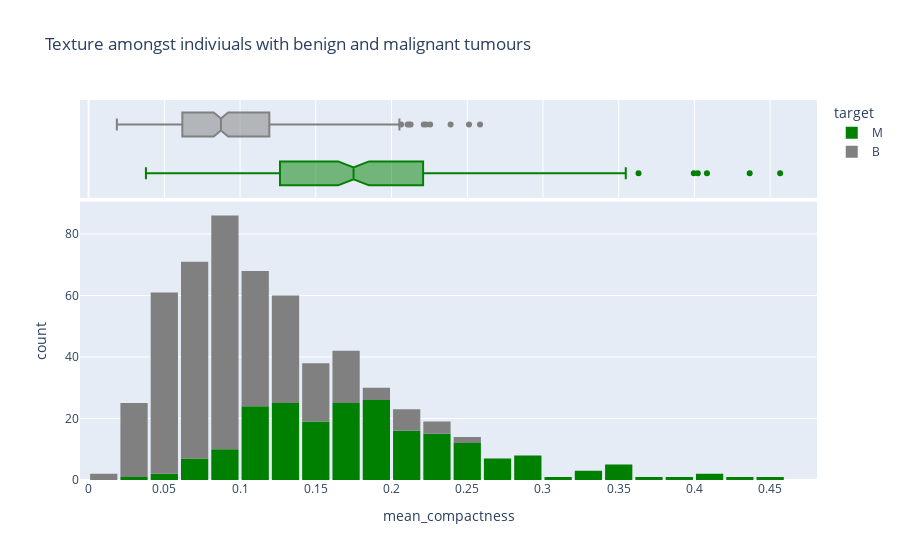

The notebook cell this image was saved under:
### Code cell
fig6= px.histogram(merged_df_chopped, 
                   x='mean_compactness', 
                   marginal='box', 
                   color='target', 
                   color_discrete_sequence=['green', 'grey'], 
                   title='Compactness amongst indiviuals with benign and malignant tumours')
fig6.update_layout(bargap=0.1)
fig6.show()

### Figure 1 — Plotly figure (JSON) as saved in the notebook; plotly's stock layout.template omitted (floating-point values rounded to 4 significant figures; data arrays with more than 128 entries replaced by an {"elided": "..."} marker saying what was removed)
{"data": [{"alignmentgroup": "True", "bingroup": "x", "hovertemplate": "target=M<br>mean_compactness=%{x}<br>count=%{y}<extra></extra>", "legendgroup": "M", "marker": {"color": "green", "pattern": {"shape": ""}}, "name": "M", "offsetgroup": "M", "orientation": "v", "showlegend": true, "type": "histogram", "x": {"elided": "212 float values"}, "xaxis": "x", "yaxis": "y"}, {"alignmentgroup": "True", "hovertemplate": "target=M<br>mean_compactness=%{x}<extra></extra>", "legendgroup": "M", "marker": {"color": "green"}, "name": "M", "notched": true, "offsetgroup": "M", "showlegend": false, "type": "box", "x": {"elided": "212 float values"}, "xaxis": "x2", "yaxis": "y2"}, {"alignmentgroup": "True", "bingroup": "x", "hovertemplate": "target=B<br>mean_compactness=%{x}<br>count=%{y}<extra></extra>", "legendgroup": "B", "marker": {"color": "grey", "pattern": {"shape": ""}}, "name": "B", "offsetgroup": "B", "orientation": "v", "showlegend": true, "type": "histogram", "x": {"elided": "357 float values"}, "xaxis": "x", "yaxis": "y"}, {"alignmentgroup": "True", "hovertemplate": "target=B<br>mean_compactness=%{x}<extra></extra>", "legendgroup": "B", "marker": {"color": "grey"}, "name": "B", "notched": true, "offsetgroup": "B", "showlegend": false, "type": "box", "x": {"elided": "357 float values"}, "xaxis": "x2", "yaxis": "y2"}], "layout": {"bargap": 0.1, "barmode": "relative", "legend": {"title": {"text": "target"}, "tracegroupgap": 0}, "title": {"text": "Texture amongst indiviuals with benign and malignant tumours"}, "xaxis": {"anchor": "y", "domain": [0, 1], "title": {"text": "mean_compactness"}}, "xaxis2": {"anchor": "y2", "domain": [0, 1], "matches": "x", "showgrid": true, "showticklabels": false}, "yaxis": {"anchor": "x", "domain": [0, 0.7326], "title": {"text": "count"}}, "yaxis2": {"anchor": "x2", "domain": [0.7426, 1], "matches": "y2", "showgrid": false, "showline": false, "showticklabels": false, "ticks": ""}}}
